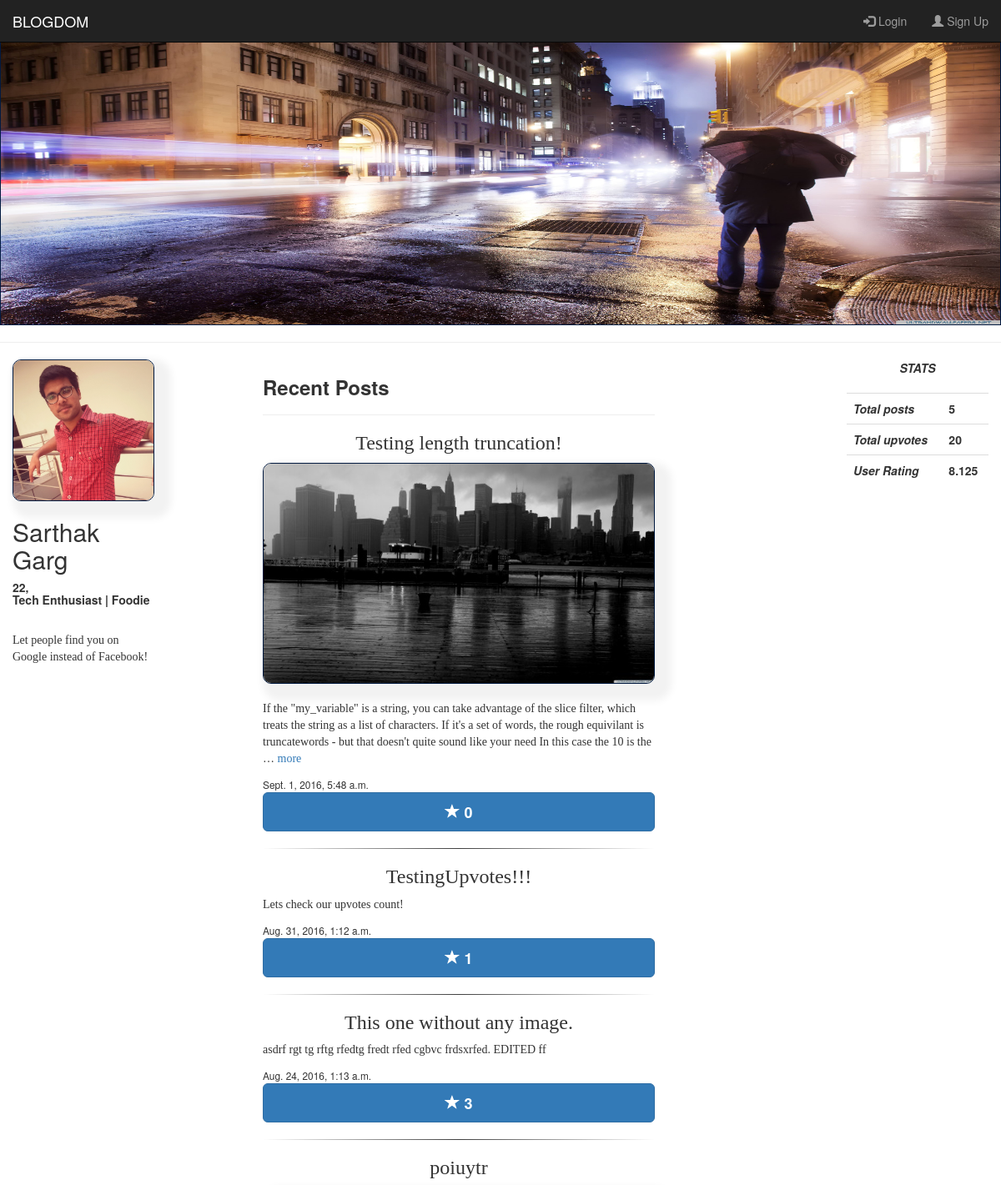
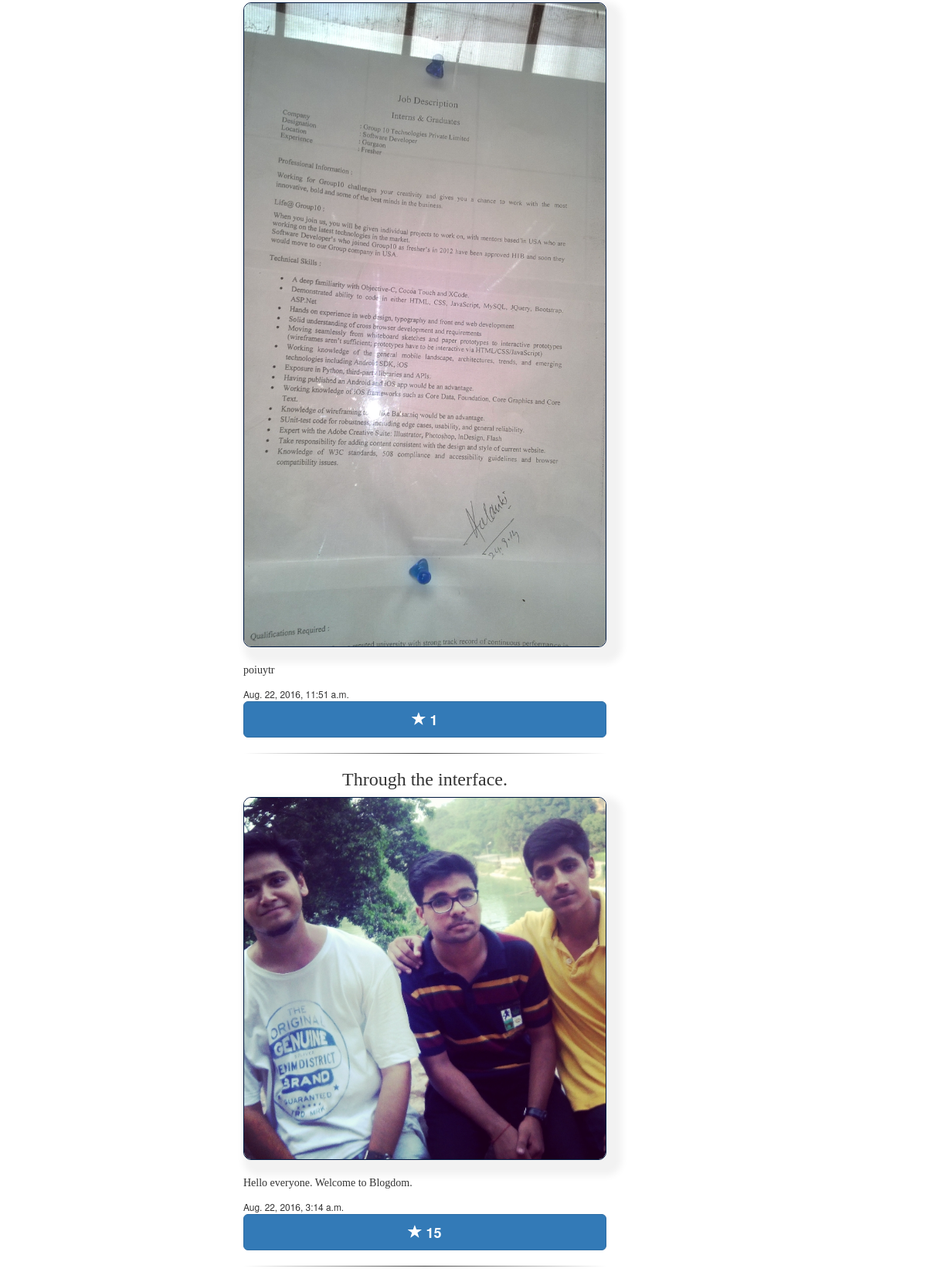
The app's page /blogs/gargsarthak30/, older data (2 pictures, top to bottom).
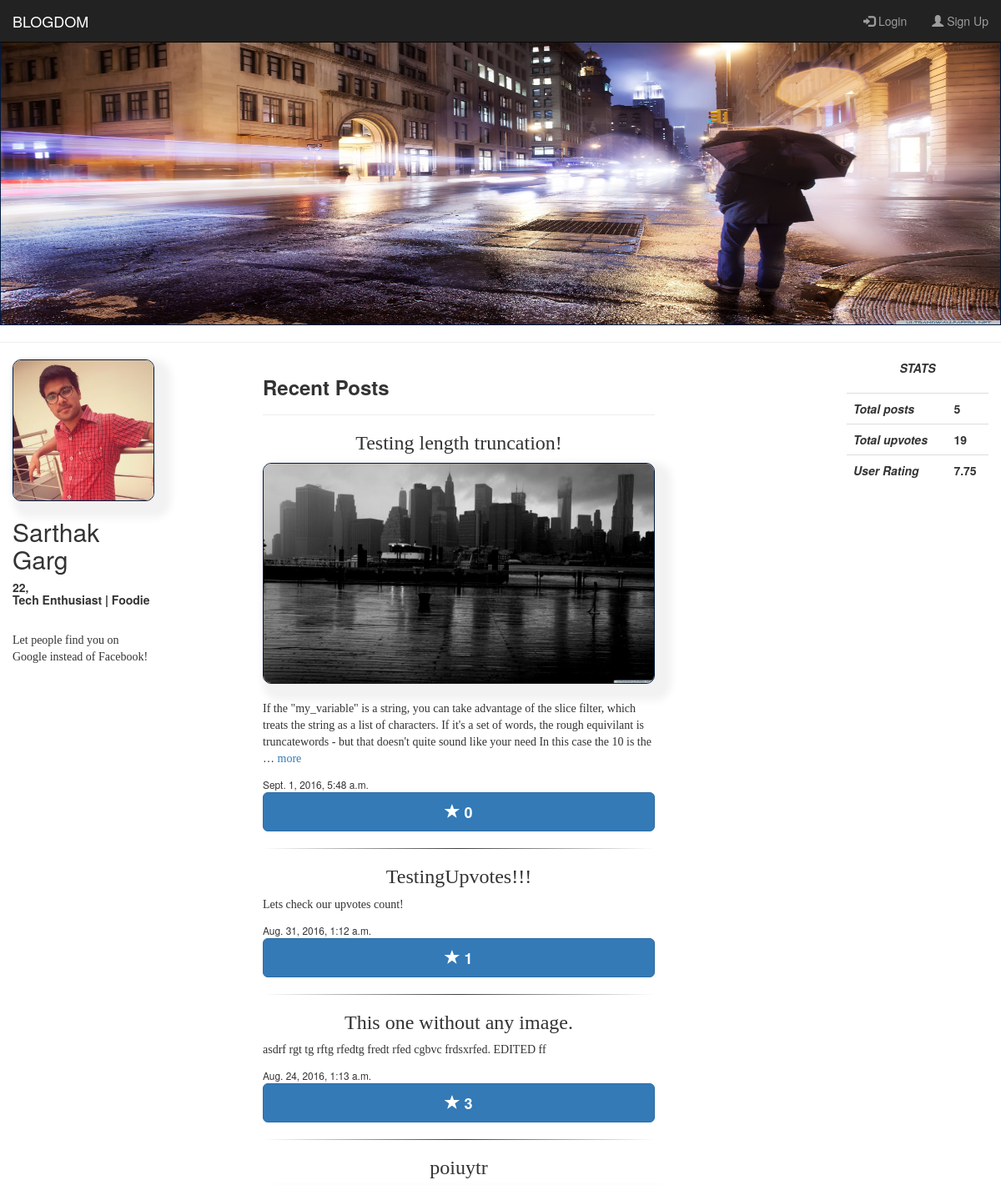
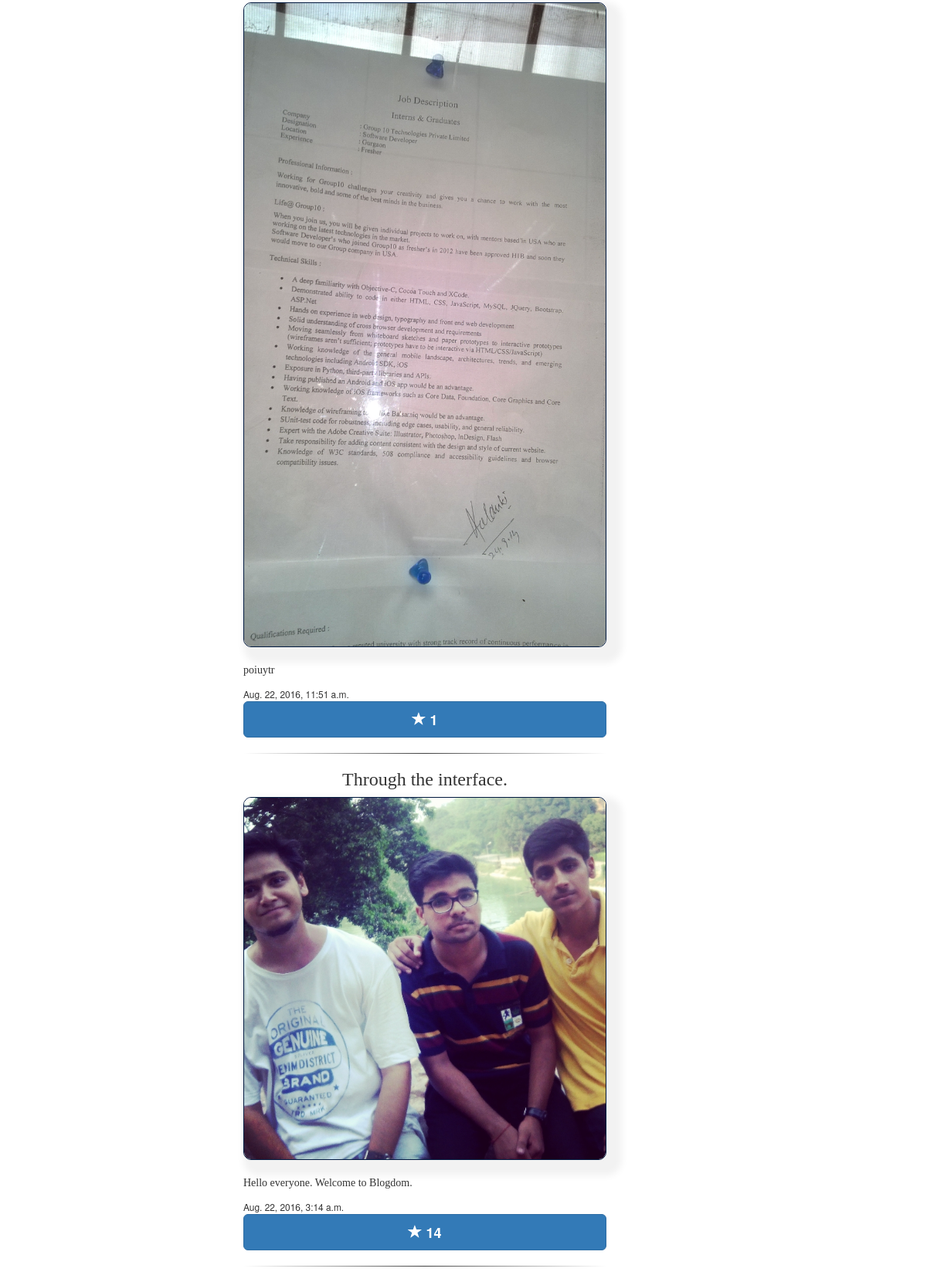
The same page, newer data (2 pictures, top to bottom).
### blogs/models.py (models this page shows, shortened)
class Post(models.Model):
    blogger = models.ForeignKey(UserBlogdom, on_delete=models.CASCADE)
    heading = models.CharField(max_length=150)
    blog_content = models.TextField()
    upvotes = models.IntegerField(default=0)
    time = models.DateTimeField(editable=False, default=timezone.localtime(timezone.now()))
    image = models.ImageField(blank=True, null=True, upload_to=content_post_image)

class UserBlogdom(models.Model):
    user = models.OneToOneField(User)
    first_name = models.CharField(max_length=50)
    last_name = models.CharField(max_length=50)
    age = models.PositiveSmallIntegerField(blank=True, null=True, validators=[MaxValueValidator(100)])
    bio = models.CharField(max_length=150, blank=True, null=True)
    description = models.CharField(max_length=500, blank=True, null=True)
    profile_picture = models.ImageField(blank=True, null=True, upload_to=content_profile_picture)
    cover_picture = models.ImageField(blank=True, null = True, upload_to = content_cover_picture)
    User.profile = property(lambda u: UserBlogdom.objects.get_or_create(user=u)[0])
    def __str__(self):
        desc = self.user.username
        return desc
    def count_upvotes(self):
        total_upvotes = self.post_set.all().aggregate(Sum('upvotes'))
        return total_upvotes
    def count_posts(self):
        total_posts = self.post_set.all().count()
        return total_posts
    def get_rating(self):
        upvotes = self.count_upvotes().get('upvotes__sum')
        posts = self.count_posts()
        if upvotes is None:
            upvotes = 0
        rating = float((((upvotes * 0.75) + (posts * 0.25))/2))
        return rating

### blogs/views.py (the view)
# urls.py: url(r'^(?P<pk>[-\w.]+)/$', views.UserProfile, name='user_profile'),
def UserProfile(request, pk):
    u = UserBlogdom.objects.get(user__username=pk)
    posts = u.post_set.all().order_by('-time')
    return render(request, 'blogs/user_profile.html', {'user': u, 'posts': posts})

### blogs/templates/blogs/user_profile.html (shortened to what this page needs)
{% extends 'blogs/base.html' %}
{% block content %}
{% load static %}
{% if user.cover_picture %}
<img src = "{{user.cover_picture.url}}" class = "img-responsive" style = "width:100%;height:350px;border-radius: 0px;
            box-shadow: 0px 0px 0px 0px;">
{% endif %}
 <hr/>
    <div class = "col-md-2">
        {% if user.profile_picture %}
            <img src = "{{user.profile_picture.url}}" class = "img-responsive">
        {% endif %}
        <h2> {{user.first_name}} {{user.last_name}} </h2>
        <h5>
            <b>{{user.age}},<br/>{{user.bio}}</b>
        </h5>
        <br/>
        <p style = "font-family: 'Ceviche+One', cursive;">{{user.description}}</p>
    </div>
    <div class = "col-md-1"></div>
        <div class = "col-md-5">
            <h3><b>Recent Posts</b></h3>
            <hr/>
            {% for pos in posts %}
            <center>
                <h3 style = "font-family: 'Ceviche+One', cursive;">{{pos.heading}}
                </h3>
            </center>
                {% if pos.image %}
                    <img src = "{{pos.image.url}}" class = "img-responsive">
                        <br/>
                {% endif %}
            {% if pos.blog_content|length >= 270 %}
                <p style = "font-family: 'Oleo+Script', cursive;">
                    <span id = "more{{pos.id}}">{{pos.blog_content|truncatewords:50}}
                    <a onclick="content({{pos.id}})">more</a></span>
                </p>
                {% else %}
                     <p style = "font-family: 'Oleo+Script', cursive;">{% autoescape off %}{{pos.blog_content}}{%endautoescape%}</p>
            {% endif %}
                    <small>{{pos.time}}</small>
                    <button onclick = "upvotes_ajax({{pos.id}})" class = "btn btn-lg btn-primary btn-block"><b>
                      <span class="glyphicon glyphicon-star" aria-hidden="true"></span> <span id = "{{pos.id}}">{{pos.upvotes}}</span></b>
                    </button>
                     <hr  style = "border: 0; height: 1px; background-image: linear-gradient(to right, rgba(0, 0, 0, 0), rgba(0, 0, 0, 0.75), rgba(0, 0, 0, 0));"/>
                {% endfor %}
        </div>
        <div class="col-md-2"></div>
    <div class="col-md-2">
        <center><i><b>STATS</b></i></center>
        <br/>
        <table class="table table-hover table-inverse">
            <tr>
                <th><i>Total posts</i></th><th>{{ user.count_posts }}</th>
            </tr>
            <tr>
                <th><i>Total upvotes</i></th><th>{{ user.count_upvotes.upvotes__sum }}</th>
            </tr>
            <tr>
                <th><i>User Rating</i></th><th>{{ user.get_rating }}</th>
            </tr>
        </table>
    </div>
{% endblock %}

Row changes from the older to the newer data that the page shows:
computed for UserBlogdom "Sarthak": count_upvotes.upvotes__sum "20" → "19"; get_rating "8.125" → "7.75"
changed Post "Through the interface.": upvotes "15" → "14"
